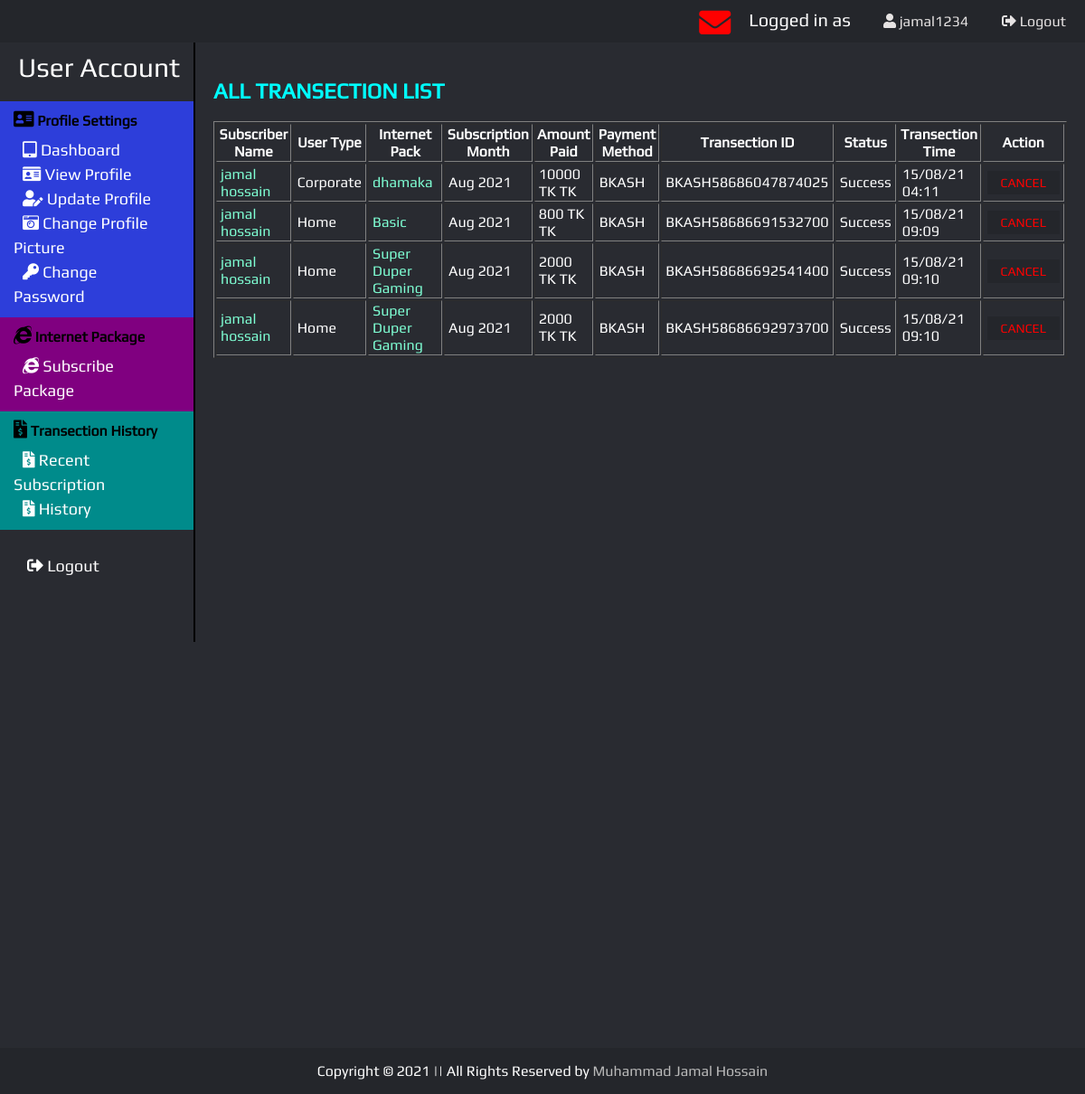
/view/Track_userPayment.php (signed in), run on the app's committed database.
### tables this page shows
CREATE TABLE `payment` (
  `id` int(11) NOT NULL,
  `subscriber_name` varchar(100) NOT NULL,
  `subscriber_id` varchar(100) NOT NULL,
  `usertype` varchar(100) NOT NULL,
  `subscription_pack_id` varchar(100) NOT NULL,
  `subscription_pack_name` varchar(100) NOT NULL,
  `subscription_month` varchar(100) NOT NULL,
  `amount` varchar(100) NOT NULL,
  `payment_method` varchar(100) NOT NULL,
  `phone_number` varchar(100) NOT NULL,
  `transaction_id` varchar(100) NOT NULL,
  `status` varchar(100) NOT NULL,
  `transaction_time` varchar(100) NOT NULL
);

### model/payment_model.php (called while the page is built, shortened)
<?php
    function showallpayments()
    {
        $conn = db_conn();
        $selectQuery = 'SELECT * FROM `payment` ';
        try
        {
            $stmt = $conn->query($selectQuery);
        }
        catch(PDOException $e)
        {
            echo $e->getMessage();
        }
        $rows = $stmt->fetchAll(PDO::FETCH_ASSOC);
        return $rows;
    }
?>

### controller/paymentinfoCntrl.php (called while the page is built, shortened)
<?php
    require_once ('../model/payment_model.php');
    function fetchallpayments()
    {
        return showallpayments();
    }
?>

### view/Track_userPayment.php (the view, shortened to what this page needs)
<?php
    require_once '../controller/paymentinfoCntrl.php';
    $payments = fetchallpayments();
?>
<!DOCTYPE html>
<html lang="en">
<head>
    <link href="../resources/stylesheet/ife.css?v=<?php echo time(); ?>" rel="stylesheet">
</head>
<body>
    <?php include('../header_footer/header_after_login.php'); ?>
    <div class="main">
        <section>
            <h1 class="color-cyan">ALL TRANSECTION LIST</h1>
            <table border="1" class="usr-table">
                <thead>
                    <tr>
                        <th>Subscriber Name</th>
                        <th>User Type</th>
                        <th>Internet Pack</th>
                        <th>Subscription Month</th>
                        <th>Amount Paid</th>
                        <th>Payment Method</th>
                        <th>Transection ID</th>
                        <th>Status</th>
                        <th>Transection Time</th>
                        <th>Action</th>
                    </tr>
                </thead>
                <tbody>
                    <?php foreach ($payments as $i => $payment): ?>
                        <tr>
                            <td><a href="../user_view/view_userProfile.php?user_id=<?php echo $payment['subscriber_id'] ?>"><?php echo $payment['subscriber_name'] ?></a></td>
                            <td><?php echo $payment['usertype'] ?></td>
                            <td><a href="../internetpack_view/view_internetpack.php?pack_id=<?php echo $payment['subscription_pack_id'] ?>"><?php echo $payment['subscription_pack_name'] ?></a></td>
                            <td><?php echo $payment['subscription_month'] ?></td>
                            <td><?php echo $payment['amount']." TK" ?></td>
                            <td><?php echo $payment['payment_method'] ?></td>
                            <td><?php echo $payment['transaction_id'] ?></td>
                            <td><?php echo $payment['status'] ?></td>
                            <td><?php echo $payment['transaction_time'] ?></td>
                            <td>
                                <a href="#" onclick="return confirm('Are you sure want to delete this TRANSECTION?')"><span class="btn-action error">CANCEL</span></a>
                            </td>
                        </tr>
                    <?php endforeach; ?>
                </tbody>
            </table>
        </section>
    </div>
    <?php include('../header_footer/copyright.php'); ?>
</body>
</html>

### resources/stylesheet/ife.css (style rules this page uses)
* { box-sizing: border-box; }
body { margin: 0; padding:0; background-color: #292b31; font-family: Play; color: white; }
a { color: #bbbbbb; text-decoration: none; }
section { width: 82%; float: right; height: 500px; padding: 20px; }
.error { color: #FF0000; }
.color-cyan { color:cyan; }
.usr-table tbody tr td { padding-left: 4px; padding-right: 4px; }
.usr-table a { color: aquamarine; }
.btn-action { text-transform: uppercase; background: #24262B; width: 15px; height: 10px; border: 0; padding-left: 15px; padding-right: 15px; padding-top: 5px; padding-bottom: 5px; font-size: 14px; -webkit-transition: all 0.5 ease; transition: all 0.5 ease; cursor: pointer; }

### data on the page
payment: subscriber_name "jamal hossain", usertype "Corporate", subscription_pack_name "dhamaka", subscription_month "Aug 2021", amount "10000 TK", payment_method "BKASH", transaction "BKASH58686047874025", status "Success", transaction_time "15/08/21 04:11"
payment: subscriber_name "jamal hossain", usertype "Home", subscription_pack_name "Basic", subscription_month "Aug 2021", amount "800 TK", payment_method "BKASH", transaction "BKASH58686691532700", status "Success", transaction_time "15/08/21 09:09"
payment: subscriber_name "jamal hossain", usertype "Home", subscription_pack_name "Super Duper Gaming", subscription_month "Aug 2021", amount "2000 TK", payment_method "BKASH", transaction "BKASH58686692541400", status "Success", transaction_time "15/08/21 09:10"
payment: subscriber_name "jamal hossain", usertype "Home", subscription_pack_name "Super Duper Gaming", subscription_month "Aug 2021", amount "2000 TK", payment_method "BKASH", transaction "BKASH58686692973700", status "Success", transaction_time "15/08/21 09:10"

### other printed values
$User "jamal1234"
